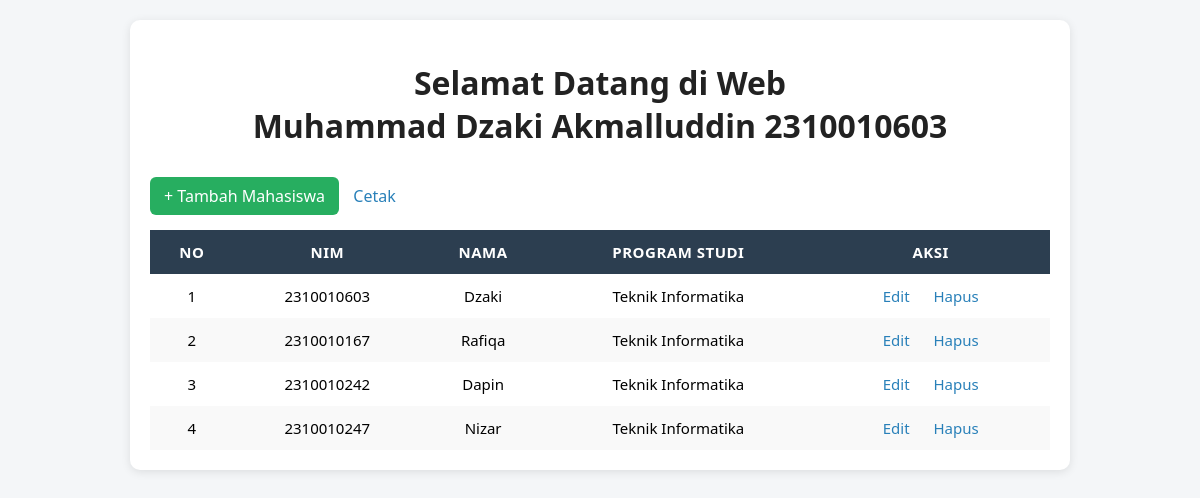
Screenshot of /index.php/mahasiswa with the database file from the repository.
### tables this page shows
CREATE TABLE `mahasiswa` (
  `id_mahasiswa` int NOT NULL,
  `NIM` varchar(10) NOT NULL,
  `nama_mhs` varchar(90) NOT NULL,
  `id_prodi` int DEFAULT NULL
);

CREATE TABLE `prodi` (
  `id_prodi` int NOT NULL,
  `kode_prodi` varchar(10) NOT NULL,
  `nama_prodi` varchar(255) NOT NULL
);

### application/controllers/Mahasiswa.php (called while the page is built, shortened)
<?php
class Mahasiswa extends CI_Controller {
    public function __construct()
    {
        $this->load->model('Mahasiswa_model');
        $this->load->model('Prodi_model');
    }
    public function index()
{
    $data['mahasiswa'] = $this->Mahasiswa_model->lihatData();
    $this->load->view('mahasiswa_view', $data);
}
}

### index.php (called while the page is built, shortened)
<?php
require_once BASEPATH.'core/CodeIgniter.php';

### application/models/Mahasiswa_model.php (called while the page is built, shortened)
<?php
class Mahasiswa_model extends CI_Model {
    public function lihatData()
{
    $this->db->select('mahasiswa.*, prodi.nama_prodi');
    $this->db->from('mahasiswa');
    $this->db->join('prodi', 'mahasiswa.id_prodi = prodi.id_prodi', 'left');
    $query = $this->db->get();
    return $query->result();
}
}

### application/views/Mahasiswa_view.php (the view, shortened to what this page needs)
<!DOCTYPE html>
<html lang="id">
<head>
</head>
<body>
  <div class="container">
    <h1>Selamat Datang di Web <br> Muhammad Dzaki Akmalluddin 2310010603</h1>
    <a href="<?= site_url('mahasiswa/tambah') ?>" class="tambah-btn">+ Tambah Mahasiswa</a>
    <a href="<?php echo site_url('mahasiswa/cetak') ?>">Cetak</a>
    <table>
      <thead>
        <tr>
          <th>No</th>
          <th>NIM</th>
          <th>Nama</th>
          <th>Program Studi</th>
          <th>Aksi</th>
        </tr>
      </thead>
      <tbody>
        <?php if (!empty($mahasiswa)) : ?>
          <?php $no = 1; foreach ($mahasiswa as $row): ?>
            <tr>
             <td><?php echo $no++ ?></td>
            <td><?php echo $row->NIM ?></td>
            <td><?php echo $row->nama_mhs ?></td>
            <td><?php echo isset($row->nama_prodi) ? $row->nama_prodi : '-' ?></td>
              <td>
                <a href="<?= site_url('mahasiswa/edit/' . $row->id_mahasiswa) ?>">Edit</a>
                <a href="<?= site_url('mahasiswa/hapus/' . $row->id_mahasiswa) ?>" onclick="return confirm('Yakin hapus data ini?')">Hapus</a>
              </td>
            </tr>
          <?php endforeach; ?>
        <?php else: ?>
          <tr>
            <td colspan="4">Tidak ada data mahasiswa.</td>
          </tr>
        <?php endif; ?>
      </tbody>
    </table>
  </div>
</body>
</html>

### application/views/Mahasiswa_view.php (style rules this page uses)
body { font-family: "Segoe UI", Tahoma, Geneva, Verdana, sans-serif; background-color: #f4f6f8; margin: 0; padding: 20px; }
h1 { text-align: center; color: #222; margin-bottom: 30px; }
.container { background-color: #fff; border-radius: 10px; box-shadow: 0 2px 10px rgba(0,0,0,0.1); padding: 20px; max-width: 900px; margin: auto; }
table { width: 100%; border-collapse: collapse; font-size: 15px; }
thead { background-color: #2c3e50; color: white; }
th, td { padding: 12px; text-align: center; }
tr:nth-child(even) { background-color: #f9f9f9; }
th { text-transform: uppercase; letter-spacing: 0.5px; }
a { text-decoration: none; color: #2980b9; padding: 5px 10px; border-radius: 5px; transition: 0.2s; }
.tambah-btn { display: inline-block; background-color: #27ae60; color: white; padding: 8px 14px; border-radius: 6px; margin-bottom: 15px; text-decoration: none; }

### rows the page displays
mahasiswa: NIM "2310010603", nama_mhs "Dzaki", id_prodi.nama_prodi "Teknik Informatika"
mahasiswa: NIM "2310010167", nama_mhs "Rafiqa", id_prodi.nama_prodi "Teknik Informatika"
mahasiswa: NIM "2310010242", nama_mhs "Dapin", id_prodi.nama_prodi "Teknik Informatika"
mahasiswa: NIM "2310010247", nama_mhs "Nizar", id_prodi.nama_prodi "Teknik Informatika"
